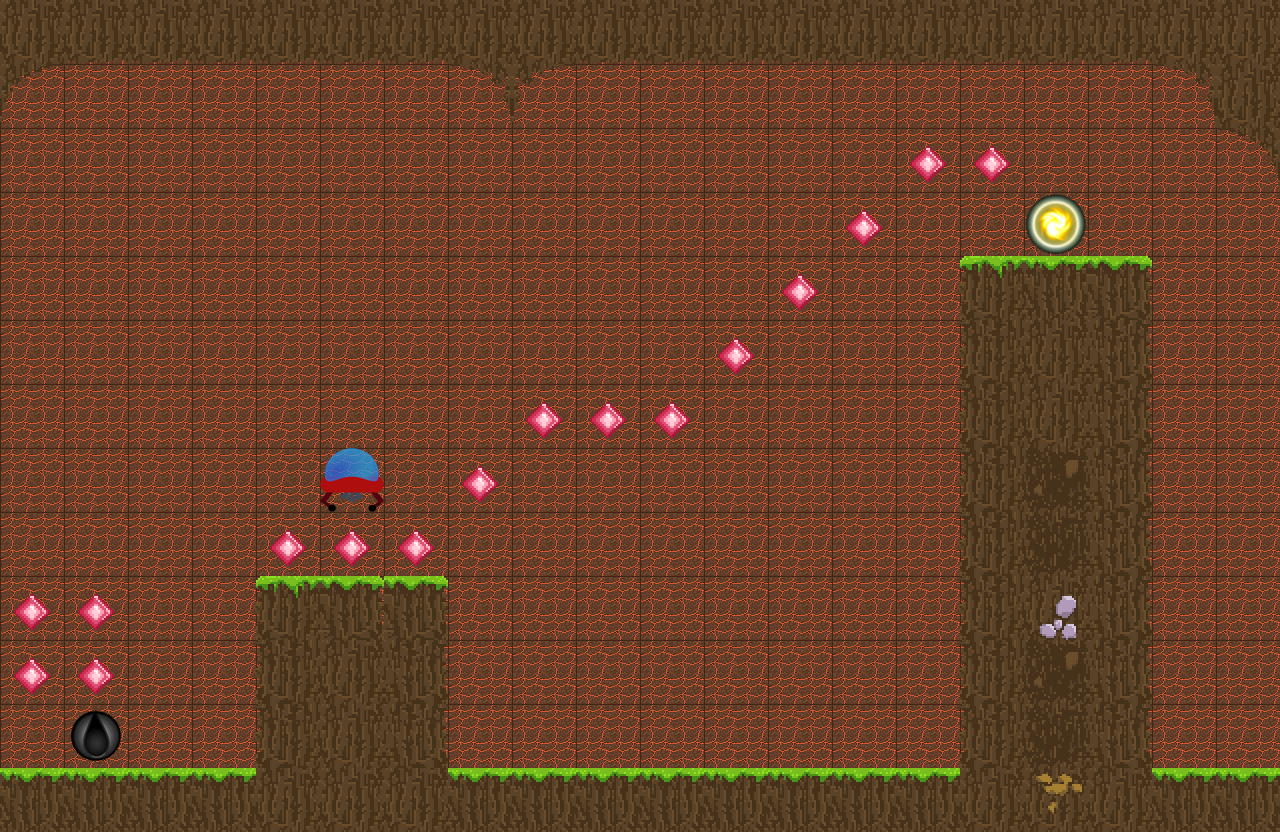

A level layout from a 2D game, rendered from its tile map. Below: a short description, then the map file with its tile-grid data intact:
An orthogonal 20x13 tile map with 64x64 px tiles, 7 tile layers (BaseLayer, Non_Interactive_obstacles, Interactive_obstacles, Fuel, ...), 6 tilesets.

<map version="1.10" tiledversion="1.10.2" orientation="orthogonal" renderorder="right-down" width="20" height="13" tilewidth="64" tileheight="64" infinite="0" nextlayerid="8" nextobjectid="1">
 <editorsettings>
  <export target="../levels/level1.tmj" format="json" />
 </editorsettings>
 <tileset firstgid="1" name="FuelCan" tilewidth="64" tileheight="64" tilecount="1" columns="1">
  <image source="../imgs/FuelCan.png" width="64" height="64" />
 </tileset>
 <tileset firstgid="2" name="magmaTileSet32x" tilewidth="64" tileheight="64" tilecount="3" columns="3">
  <image source="../imgs/magmaTileSet32x.png" width="192" height="96" />
 </tileset>
 <tileset firstgid="5" name="Tiles_64x64" tilewidth="64" tileheight="64" tilecount="64" columns="8">
  <image source="../imgs/Tiles_64x64.png" width="512" height="512" />
 </tileset>
 <tileset firstgid="69" name="UFO" tilewidth="64" tileheight="64" tilecount="1" columns="1">
  <image source="../imgs/UFO.png" width="64" height="64" />
 </tileset>
 <tileset firstgid="70" name="Iceless" tilewidth="64" tileheight="64" tilecount="1" columns="1">
  <image source="../imgs/Iceless.png" width="64" height="64" />
 </tileset>
 <tileset firstgid="71" name="Orb of Flame" tilewidth="64" tileheight="64" tilecount="1" columns="1">
  <image source="../imgs/Orb of Flame.png" width="64" height="64" />
 </tileset>
 <layer id="1" name="BaseLayer" width="20" height="13">
  <properties>
   <property name="airFriction" type="float" value="0.2" />
   <property name="gravity" type="float" value="9.8" />
   <property name="offset_max" type="int" value="0" />
   <property name="offset_min" type="int" value="-74" />
   <property name="xMultiplier" type="float" value="5.8" />
   <property name="yMultiplier" type="float" value="10.5" />
  </properties>
  <data encoding="csv">
2,2,2,2,2,2,2,2,2,2,2,2,2,2,2,2,2,2,2,2,
2,2,2,2,2,2,2,2,2,2,2,2,2,2,2,2,2,2,2,2,
2,2,2,2,2,2,2,2,2,2,2,2,2,2,2,2,2,2,2,2,
2,2,2,2,2,2,2,2,2,2,2,2,2,2,2,2,2,2,2,2,
2,2,2,2,2,2,2,2,2,2,2,2,2,2,2,2,2,2,2,2,
2,2,2,2,2,2,2,2,2,2,2,2,2,2,2,2,2,2,2,2,
2,2,2,2,2,2,2,2,2,2,2,2,2,2,2,2,2,2,2,2,
2,2,2,2,2,2,2,2,2,2,2,2,2,2,2,2,2,2,2,2,
2,2,2,2,2,2,2,2,2,2,2,2,2,2,2,2,2,2,2,2,
2,2,2,2,2,2,2,2,2,2,2,2,2,2,2,2,2,2,2,2,
2,2,2,2,2,2,2,2,2,2,2,2,2,2,2,2,2,2,2,2,
2,2,2,2,2,2,2,2,2,2,2,2,2,2,2,2,2,2,2,2,
2,2,2,2,2,2,2,2,2,2,2,2,2,2,2,2,2,2,2,2
</data>
 </layer>
 <layer id="2" name="Non_Interactive_obstacles" width="20" height="13">
  <data encoding="csv">
0,0,0,0,0,0,0,0,0,0,0,0,0,0,0,0,0,0,0,0,
0,0,0,0,0,0,0,0,0,0,0,0,0,0,0,0,0,0,0,0,
0,0,0,0,0,0,0,0,0,0,0,0,0,0,0,0,0,0,0,0,
0,0,0,0,0,0,0,0,0,0,0,0,0,0,0,0,0,0,0,0,
0,0,0,0,0,0,0,0,0,0,0,0,0,0,0,0,0,0,0,0,
0,0,0,0,0,0,0,0,0,0,0,0,0,0,0,0,9,0,0,0,
0,0,0,0,0,0,0,0,0,0,0,0,0,0,0,0,9,0,0,0,
0,0,0,0,0,0,0,0,0,0,0,0,0,0,0,0,38,0,0,0,
0,0,0,0,0,0,0,0,0,0,0,0,0,0,0,0,37,0,0,0,
0,0,0,0,0,0,0,0,0,0,0,0,0,0,0,0,52,0,0,0,
0,0,0,0,0,9,0,0,0,0,0,0,0,0,0,0,38,0,0,0,
0,0,0,0,0,9,0,0,0,0,0,0,0,0,0,0,37,0,0,0,
0,0,0,0,0,9,0,0,0,0,0,0,0,0,0,0,54,0,0,0
</data>
 </layer>
 <layer id="3" name="Interactive_obstacles" width="20" height="13">
  <properties>
   <property name="e" type="float" value="0.6" />
  </properties>
  <data encoding="csv">
9,14,14,14,14,14,14,9,9,14,14,14,14,14,14,14,14,14,9,9,
13,0,0,0,0,0,0,17,60,0,0,0,0,0,0,0,0,0,17,9,
0,0,0,0,0,0,0,0,0,0,0,0,0,0,0,0,0,0,0,59,
0,0,0,0,0,0,0,0,0,0,0,0,0,0,0,0,0,0,0,0,
0,0,0,0,0,0,0,0,0,0,0,0,0,0,0,7,5,6,0,0,
0,0,0,0,0,0,0,0,0,0,0,0,0,0,0,8,0,15,0,0,
0,0,0,0,0,0,0,0,0,0,0,0,0,0,0,8,0,15,0,0,
0,0,0,0,0,0,0,0,0,0,0,0,0,0,0,8,0,15,0,0,
0,0,0,0,0,0,0,0,0,0,0,0,0,0,0,8,0,15,0,0,
0,0,0,0,7,6,6,0,0,0,0,0,0,0,0,8,0,15,0,0,
0,0,0,0,8,0,15,0,0,0,0,0,0,0,0,8,0,15,0,0,
0,0,0,0,8,0,15,0,0,0,0,0,0,0,0,8,0,15,0,0,
5,5,5,5,9,0,9,5,5,5,5,5,5,5,5,9,0,9,5,5
</data>
 </layer>
 <layer id="4" name="Fuel" width="20" height="13">
  <properties>
   <property name="fuelLevel" type="float" value="0.3" />
  </properties>
  <data encoding="csv">
0,0,0,0,0,0,0,0,0,0,0,0,0,0,0,0,0,0,0,0,
0,0,0,0,0,0,0,0,0,0,0,0,0,0,0,0,0,0,0,0,
0,0,0,0,0,0,0,0,0,0,0,0,0,0,0,0,0,0,0,0,
0,0,0,0,0,0,0,0,0,0,0,0,0,0,0,0,0,0,0,0,
0,0,0,0,0,0,0,0,0,0,0,0,0,0,0,0,0,0,0,0,
0,0,0,0,0,0,0,0,0,0,0,0,0,0,0,0,0,0,0,0,
0,0,0,0,0,0,0,0,0,0,0,0,0,0,0,0,0,0,0,0,
0,0,0,0,0,0,0,0,0,0,0,0,0,0,0,0,0,0,0,0,
0,0,0,0,0,0,0,0,0,0,0,0,0,0,0,0,0,0,0,0,
0,0,0,0,0,0,0,0,0,0,0,0,0,0,0,0,0,0,0,0,
0,0,0,0,0,0,0,0,0,0,0,0,0,0,0,0,0,0,0,0,
0,1,0,0,0,0,0,0,0,0,0,0,0,0,0,0,0,0,0,0,
0,0,0,0,0,0,0,0,0,0,0,0,0,0,0,0,0,0,0,0
</data>
 </layer>
 <layer id="5" name="Coin" width="20" height="13">
  <properties>
   <property name="value" type="int" value="5" />
  </properties>
  <data encoding="csv">
0,0,0,0,0,0,0,0,0,0,0,0,0,0,0,0,0,0,0,0,
0,0,0,0,0,0,0,0,0,0,0,0,0,0,0,0,0,0,0,0,
0,0,0,0,0,0,0,0,0,0,0,0,0,0,55,55,0,0,0,0,
0,0,0,0,0,0,0,0,0,0,0,0,0,55,0,0,0,0,0,0,
0,0,0,0,0,0,0,0,0,0,0,0,55,0,0,0,0,0,0,0,
0,0,0,0,0,0,0,0,0,0,0,55,0,0,0,0,0,0,0,0,
0,0,0,0,0,0,0,0,55,55,55,0,0,0,0,0,0,0,0,0,
0,0,0,0,0,0,0,55,0,0,0,0,0,0,0,0,0,0,0,0,
0,0,0,0,55,55,55,0,0,0,0,0,0,0,0,0,0,0,0,0,
55,55,0,0,0,0,0,0,0,0,0,0,0,0,0,0,0,0,0,0,
55,55,0,0,0,0,0,0,0,0,0,0,0,0,0,0,0,0,0,0,
0,0,0,0,0,0,0,0,0,0,0,0,0,0,0,0,0,0,0,0,
0,0,0,0,0,0,0,0,0,0,0,0,0,0,0,0,0,0,0,0
</data>
 </layer>
 <layer id="6" name="Game_Objective" width="20" height="13">
  <data encoding="csv">
0,0,0,0,0,0,0,0,0,0,0,0,0,0,0,0,0,0,0,0,
0,0,0,0,0,0,0,0,0,0,0,0,0,0,0,0,0,0,0,0,
0,0,0,0,0,0,0,0,0,0,0,0,0,0,0,0,0,0,0,0,
0,0,0,0,0,0,0,0,0,0,0,0,0,0,0,0,71,0,0,0,
0,0,0,0,0,0,0,0,0,0,0,0,0,0,0,0,0,0,0,0,
0,0,0,0,0,0,0,0,0,0,0,0,0,0,0,0,0,0,0,0,
0,0,0,0,0,0,0,0,0,0,0,0,0,0,0,0,0,0,0,0,
0,0,0,0,0,0,0,0,0,0,0,0,0,0,0,0,0,0,0,0,
0,0,0,0,0,0,0,0,0,0,0,0,0,0,0,0,0,0,0,0,
0,0,0,0,0,0,0,0,0,0,0,0,0,0,0,0,0,0,0,0,
0,0,0,0,0,0,0,0,0,0,0,0,0,0,0,0,0,0,0,0,
0,0,0,0,0,0,0,0,0,0,0,0,0,0,0,0,0,0,0,0,
0,0,0,0,0,0,0,0,0,0,0,0,0,0,0,0,0,0,0,0
</data>
 </layer>
 <layer id="7" name="UFO" width="20" height="13">
  <properties>
   <property name="HorizontalAirFrictionMultiplier" type="float" value="0.3" />
   <property name="VerticalAirFrictionMultiplier" type="float" value="0.5" />
   <property name="e" type="float" value="0.5" />
   <property name="enginForce" type="float" value="1000" />
   <property name="fuelCap" type="float" value="10" />
   <property name="fuelEfficency" type="float" value="0.995" />
   <property name="fuelLevel" type="float" value="5" />
   <property name="liftingEnginCount" type="int" value="1" />
   <property name="mass" type="float" value="50" />
   <property name="maxhealth" type="float" value="100" />
   <property name="strength" type="float" value="10" />
  </properties>
  <data encoding="csv">
0,0,0,0,0,0,0,0,0,0,0,0,0,0,0,0,0,0,0,0,
0,0,0,0,0,0,0,0,0,0,0,0,0,0,0,0,0,0,0,0,
0,0,0,0,0,0,0,0,0,0,0,0,0,0,0,0,0,0,0,0,
0,0,0,0,0,0,0,0,0,0,0,0,0,0,0,0,0,0,0,0,
0,0,0,0,0,0,0,0,0,0,0,0,0,0,0,0,0,0,0,0,
0,0,0,0,0,0,0,0,0,0,0,0,0,0,0,0,0,0,0,0,
0,0,0,0,0,0,0,0,0,0,0,0,0,0,0,0,0,0,0,0,
0,0,0,0,0,69,0,0,0,0,0,0,0,0,0,0,0,0,0,0,
0,0,0,0,0,0,0,0,0,0,0,0,0,0,0,0,0,0,0,0,
0,0,0,0,0,0,0,0,0,0,0,0,0,0,0,0,0,0,0,0,
0,0,0,0,0,0,0,0,0,0,0,0,0,0,0,0,0,0,0,0,
0,0,0,0,0,0,0,0,0,0,0,0,0,0,0,0,0,0,0,0,
0,0,0,0,0,0,0,0,0,0,0,0,0,0,0,0,0,0,0,0
</data>
 </layer>
</map>
